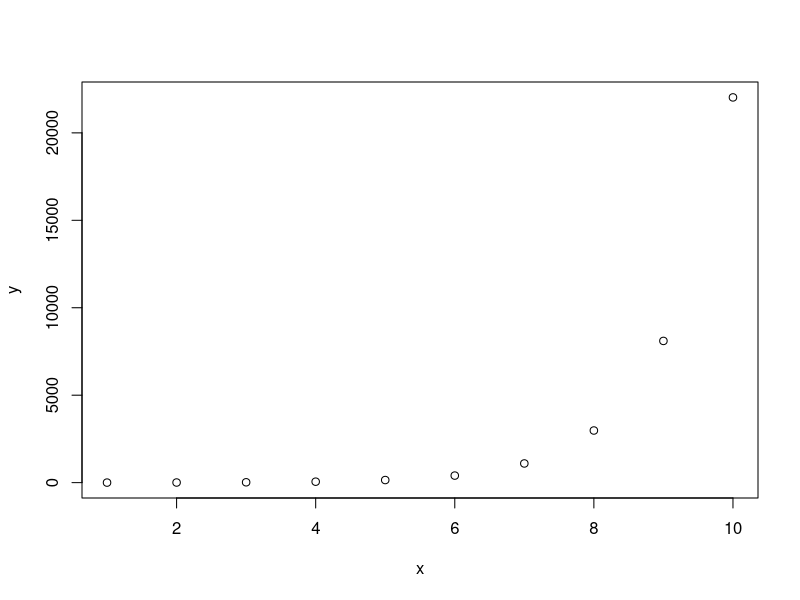

Reproduce this figure in R. (Note: this script raises an error after producing the figure.)
# Introdução ao R - operações básicas ------------------------------------------
# Author: Victor Gabriel Alcantara 
# Date: 
# Github: https://github.com/victorgalcantara 
# LinkedIn: https://www.linkedin.com/in/victorgalcantara/ 

# Recomendações: 

# Livro introdutório "R for data science"
# https://r4ds.had.co.nz/index.html

# Tutorial Leonardo Barone
# https://github.com/leobarone/cebrap_lab_programacao_r

# Parte I - Operações elementares ----------------------------------------------

# 1. R como calculadora ----

2+3      # soma
2*3      # multiplicação
2^2      # potência

sqrt(16) # raíz quadrada / square roots
16^(1/2)

exp(1)   # exponencial - padrão: n de euler (e)

log(10)  # logarítmo
log2(16)

# Respeita ordem PEMDAS
# Parenteses> Expoentes > Multiplicação > Divisão > Adição > Subtração
4*6+5*6

(4*6)+(5*6)

(4+5)*6

9*6

# Divisão inteira: quanto sobra da divisão
4%%2
3%%2

# No python não tem isso!
pi-2

# 2. Objetos ----

x <- 2
x+3

x <- 1:10
y <- exp(1:10)

plot(x,y)

# 3. Operações lógicas ----
# São operações em testamos uma sentença tendo como resultado:
# TRUE (T) ou FALSE (F)

2 >  2  # MAIOR QUE
2 < 2   # MENOR QUE
2 == 3  # IGUALDADE

2 >= 2 # MAIOR OU IGUAL

# Por quê igualdade são dois sinais?
# R: Porque apenas um significa atribuição de valor. Igual a setinha.

x = 1:10
x <- 1:10

"eu" == "todo mundo" # Igualdade
"eu" == "eu"
"eu" != "vc"         # Diferença

# Teste em grupo
"eu" %in% c("vc","todo mundo") # Generalização - se contém

# Nota importante: "!" opera como um sinal de negação/diferença

!("eu" %in% c("vc","todo mundo"))

# 4. Relações "OU" e "E" ----
# "|" para "OU"
2 > 2 | 2 == 2
2 > 2 | 2 < 2

# "&" para "E"
2 > 2 & 2 == 2
2 > 1 & 2 == 2

# 5. Condições ----
# se verificado isso, aplique aquilo
# else: ou, se não verificado, aplique aquilo outro

if(2 > 3){"Não sei lógica"}else{"Sei lógica!"} # Teste executar apenas 
                                               # a primeira parte
TRUE+TRUE+FALSE

true_igual_um <- c(T,T,T,F)
true_igual_um + 1

# 6. Loops ----
# Loops são operações de iteração fundamentais na automação
# Trabalho com processos repetitivos

a=1
while (a<=10)  {
  a=a+1
  print (a)
}

a=1
repeat {
  print (a)
  a=a+1
  if (a >= 10) break()
}

for(i in 1:10){
  print(i)
  }

# 7. Funções ----
# são operações já programadas
# (input-processo-output)
# nome_da_função(argumentos)

# Exemplo de funções
# argumentos = input

ifelse(test = 2>3,yes = "Que isso?",no ="Ah, tá.")
ifelse # Veja como essa função está programada

sum(true_igual_um)

# 8. Pacotes ----
# são conj. de funções
# devem ser instalados    : install.packages()
# deve carregar na memória: library()
install.packages("tidyverse") # Principal biblioteca de funções para manuseio
library(tidyverse) # Pegando na biblioteca
require(dplyr)     # Nem sempre é necessário

# 9. Navegação no computador ----
# wd : Working Directory = Diretório/pasta de trabalho

getwd() # Em qual diretório/pasta estou trabalhando?
dir()   # o que tem nesse diretório/pasta?

setwd() # Mude o diretório de trabalho
dir.create("minha pasta") # Crie uma pasta com este nome

# Parte II - Classes de objetos ------------------------------------------------

## 1. Vetores ----
# Def.: coleção ordenada de dados de mesma classe/tipo
# Propriedades: nome, tipo/classe, elementos, dimensão

# 0. Unidade básica no R
# 1. Apenas uma dimensão
# 2. Só aceita uma classe (núm, char, logi)
# 3. Default: string sobrepõe

j <- c(1.20,3.2,2.2,3.4)
x <- c(2L,4L,4L,6L)
y <- c("Fulano","Ciclano","Beltrano","Tetrano")
z <- c(T,F,T,F)

class(j)
class(x)
class(y)
class(z)

w <- c(j,x,y,z)
w # observe o que compõe o vetor "w"
class(w)

w <- as.numeric(w) # o que aconteceria se tudo fosse transformado para número?
w

# Factor: isso também não tem no py! ;)
a <- c("Bom","Ruim","Regular","Péssimo")

a <- factor(a,levels=c("Péssimo","Ruim","Regular","Bom"), ordered=T)

a
levels(a)

# Agora podemos fazer algumas operações com factor
min(a)
max(a)

## 2. Data frame ----
# Def.: coleção de vetores de mesma dimensão que guardam infos
# Propriedades: dim e str
# 0. Dados estruturados em observações x variáveis (survey)

idad  <- c(65,74,21,24,27,34,24,23)
educ  <- c(2,2,12,14,12,16,14,14)
rend  <- c(1200,1600,1800,2200,1800,6400,2300,2500)
sexo  <- c("M","F","F","M","F","M","F","M")
raca  <- c("Branca","Parda","Preta","Parda","Preta","Branca",
           "Parda","Amarela")

d <- data.frame(educ = educ, idad = idad, rend = rend,
                sexo = sexo, raca = raca)

# 3. Verbos importantes ----
# Visualizar dados - fluxo de trabalho

class(d)  # classe do objeto
dim(d)    # dimensão da base (linhas x colunas)
head(d)   # Primeiros 5 casos
tail(d)   # Últimos 5 casos
str(d)    # Estrutura dos dados

summary(d)      # sumário das variáveis
summary(d$rend) # sumário de uma variável numérica
summary(d$sexo) # sumário de uma variável categórica

### 4. Subset ----

# acessar informações guardadas em um vetor
y[1]

# acessar informações guardadas em um data.frame 
# [linhas,colunas]
d[1,1]

# operações com coordenadas
d[,"nome"] <- y # criando nova variável
df <- d[,-6]    # excluindo variável

# Filtrando dados
filtro <- c(F,T,T,T,T,T,T,T)
df <- d[filtro,]

# Selecionando variáveis
selecao <- c(T,T,T,T,T,F)
df <- d[,selecao]

# Complexificando
filtro <- d[,"idad"] < 29
df <- d[filtro,]

selecao <- names(d) %in% c("educ","rend")
df <- d[,selecao]

# Função base para subset
subset(x = d, subset = sexo == "F")
subset(x = d, select = "sexo")

### 5. Recodificação ----

# Renda
d[,"ln_rend"] <- log(d[,"rend"])

# Raca
d[,"vd_raca"] <- d$raca

negra   <- d[,"raca"] %in% c("Preta","Parda")

d[negra,"vd_raca"] <- "Negra"

# Complexificando mais um pouco
# Raca e sexo
m_negra   <- d[,"raca"] %in% c("Preta","Parda") &
             d[,"sexo"] == "F"

m_branca   <- d[,"raca"] %in% c("Branca") &
  d[,"sexo"] == "M"

d[m_negra,"vd_raca_sexo"] <- "Mulher negra"
d[m_branca,"vd_raca_sexo"] <- "Mulher branca"

h_negro   <- d[,"raca"] %in% c("Preta","Parda") & d[,"sexo"] == "M"

h_branco   <- d[,"raca"] %in% c("Branca") & d[,"sexo"] == "M"

h_amarelo   <- d[,"raca"] %in% c("Amarela") & d[,"sexo"] == "M"

d[h_negro,"vd_raca_sexo"] <- "Homem negro"
d[h_branco,"vd_raca_sexo"] <- "Homem branco"
d[h_amarelo,"vd_raca_sexo"] <- "Homem amarelo"

# vocês entenderam...

# Funções que facilitam a nossa vida: pacote TIDYVERSE

# 6. Usando tidyverse ----

## 6.1 Select e Filter ----
# selecionar variáveis e filtrar casos

# Jovens
d <- d %>% filter(idad > 15  & idad < 29)

d <- d %>% select(educ,rend,sexo_raca)

## 6.1 Verbo "mutate" ----

d <- mutate(d, "lnRenda"=log(rend))

d <- mutate(d, "vd_raca"= case_when(
  raca == "Preta" ~ "Negra",
  raca == "Parda" ~ "Negra",
  raca == "Branca" ~ "Branca",
  raca == "Indígena" ~ "Indígena",
  raca == "Amarela" ~ "Amarela",
))

d <- mutate(d, "sexo_raca" = case_when(
  sexo == "F" & raca == "Branca"   ~ "Mulher Branca",
  sexo == "F" & raca == "Preta"    ~ "Mulher Preta",
  sexo == "F" & raca == "Parda"    ~ "Mulher Parda",
  sexo == "F" & raca == "Indígena" ~ "Mulher Indígena",
  sexo == "F" & raca == "Amarela" ~ "Mulher Amarela",
  
  sexo == "M" & raca == "Branca"   ~ "Homem Branco",
  sexo == "M" & raca == "Preta"    ~ "Homem Preto",
  sexo == "M" & raca == "Parda"    ~ "Homem Pardo",
  sexo == "M" & raca == "Indígena" ~ "Homem Indígena",
  sexo == "M" & raca == "Amarela" ~ "Mulher Amarelo",
))
